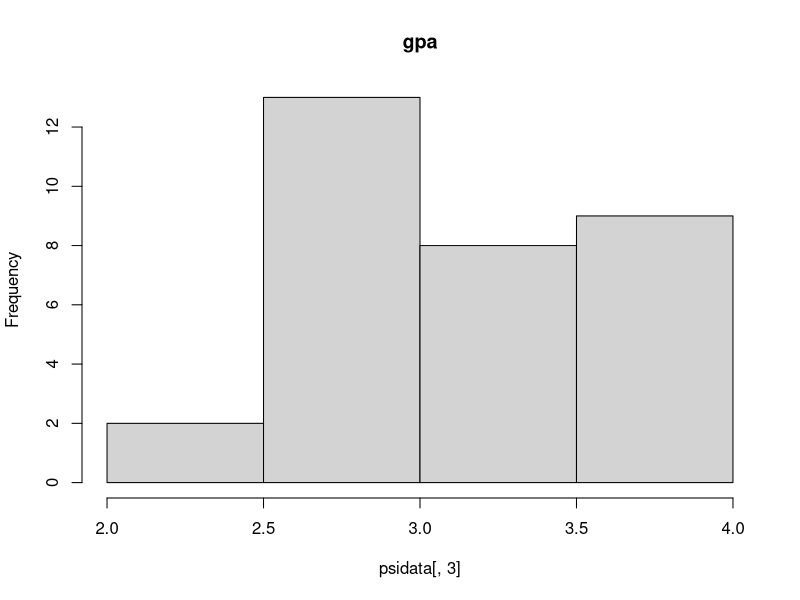
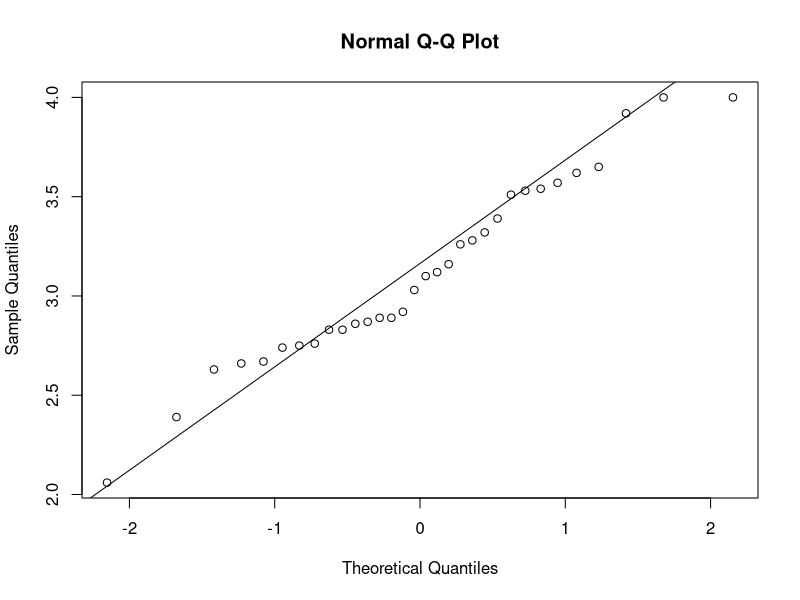
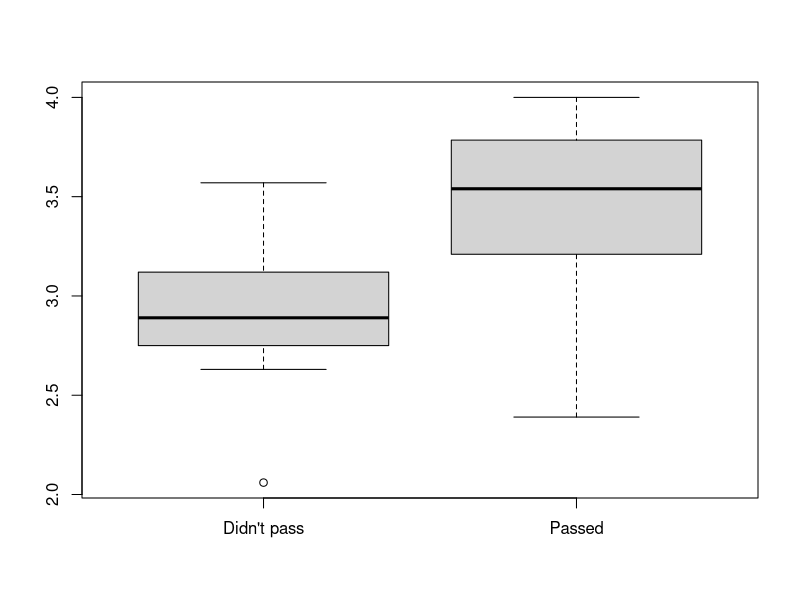
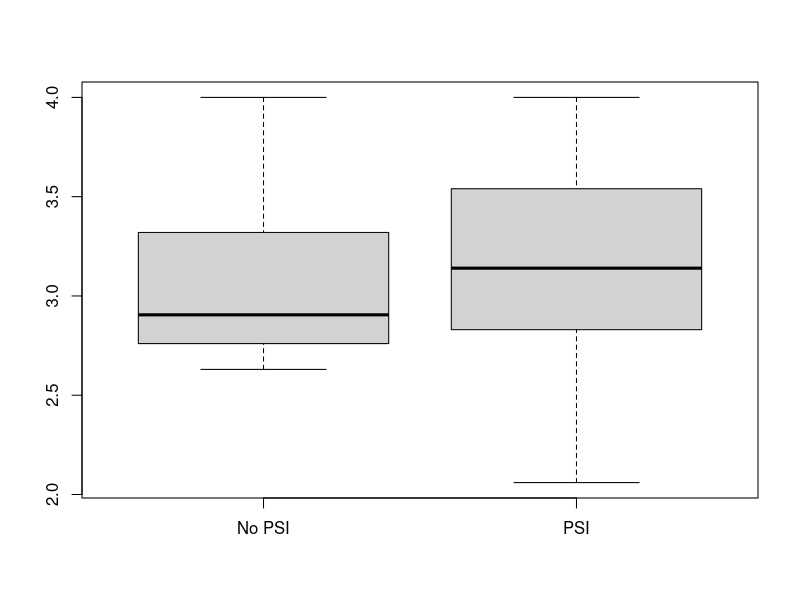

The R source for these figures, in order:
psidata = read.table("psi.txt", header = TRUE)
attach(psidata)

##########################
# 1.
##########################

# gpa distribution
hist(psidata[, 3], main = "gpa")
qqnorm(psidata[, 3])
qqline(psidata[, 3])

# bpxplots of gpa for pass/nopass and psi/nopsi
boxplot(psidata[passed == 0, 3], psidata[passed == 1, 3], names = c("Didn't pass", "Passed"))
boxplot(psidata[psi == 0, 3], psidata[psi == 1, 3], names = c("No PSI", "PSI"))

# table, number of individuals with all combinations of psi/passed
xtabs( ~ passed + psi, data = psidata)

# percentage of passed individuals for psi variable
round(xtabs(passed ~ psi, data = psidata) / xtabs( ~ passed, data = psidata), 2)

##########################
# 2.
##########################

psidata$psi = factor(psidata$psi)
psiglm = glm(passed ~ psi + gpa, data = psidata, family = binomial)
summary(psiglm)

##########################
# 3.
##########################

# coefficient of psi is positive (2.338), which means that using psi yielded better results.

##########################
# 4.
##########################

# this is probably not right, should be comupted from the summery of the model

psipassed = data.frame(psi = factor(1), gpa = 3)
predict(psiglm, psipassed, type = "response")

# 0.4815864

psinotpassed = data.frame(psi = factor(0), gpa = 3)
predict(psiglm, psinotpassed, type = "response")

# 0.08230274

# rather this ? (from the summary)
# psi
Ppsi = -11.602 + 2.338 + 3 * 3.063

#nopsi
Pnopsi = -11.602 + 3 * 3.063

##########################
# 5.
##########################

# code from internet, probably wrong, fuck me
# 10.35817 times more likely
exp(cbind(OR = coef(psiglm), confint(psiglm)))

##########################
# 6.
##########################

x = matrix(c(3, 15, 8, 6), 2, 2)
fisher.test(x)

# 15 and 6 are the number of people who did not show improvement. the null
# hypothesis is that the two factors (improved or not / psi or not) are
# independent from each other p-value is 0.0265, we reject the null hypothesis,
# there is a dependence

##########################
# 7.
##########################

# I think it's wrong because this kind of analysis ignores the gpa variable. And
# as we've seen it has a positive effect on passed

##########################
# 8.
##########################

# http://www.derangedphysiology.com/main/required-reading/statistics-and-interpretation-evidence/Chapter%201.5.2/qualitative-data-chi-square-test-and-fishers-exact-test
# Fisher's Exact Test is simpler, but i can only be used with that 2x2
# contingency table, better suited for small datasets, it is allos
# computationally intence. Logistic regression is better for continuous
# variables, but it assumes the independence of errors and no outliers

detach(psidata)
